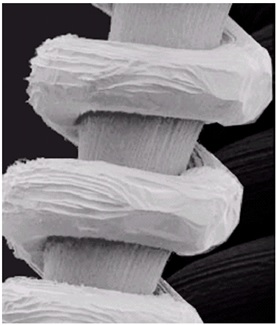
#> input picture Assignment2/test/test.jpg, 276 x 325 px
$ python testtest.py
#> lines starting #> are read from the running program, lines starting #| are printed output that depends on the picture
import cv2
import numpy as np
import matplotlib.pyplot as plt
# from scipy.ndimage import uniform_filter

def global_histogram_equalization(img):
    hist, _ = np.histogram(img.flatten(), 256, [0, 256])
#> hist = 256 values, max 6680 at index 28, min 0 at index 240, mean 350.4
    # cumulative distribution function
    cdf = hist.cumsum()
#> cdf = 256 values from 2824 to 89700
    # print("cdf : \n",cdf)
    cdf_normalized = ((cdf - cdf.min())* 255) / cdf[-1] #Normalize to range [0, 255]
#> cdf_normalized = 256 values from 0 to 247
    # print("cdf normalizaed : \n",cdf_normalized)
    img_equalized = cdf_normalized[img] # For each pixel in the img, find its corresponding equalized value in cdf_normalized.
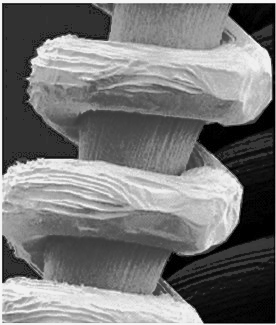
#> img_equalized: shape (325, 276) float64; min 0, max 247, mean 121.1
    return img_equalized.astype(np.uint8)

def local_histogram_equalization(img, kernel_size=5, k0=0.4, k1=0.02, k2=0.4):
#> called with kernel_size = 3, k0 = 0.4, k1 = 0.02, k2 = 0.4
    half_size = kernel_size // 2
    padded_img = np.pad(img, ((half_size, half_size), (half_size, half_size)), mode='reflect')
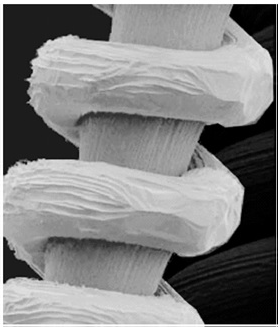
#> padded_img: shape (327, 278); min 0, max 255, mean 129.1
    img_equalized = np.copy(img)

    global_mean = np.mean(img)
#> global_mean = 128.5
    global_deviation = np.std(img)
#> global_deviation = 74.44
    global_variance = np.var(img)
#> global_variance = 5541.4

    # k0 = 0.35
    # k1 = 0.03
    # k2 = 0.5

    for i in range(half_size, img.shape[0] - half_size):
        for j in range(half_size, img.shape[1] - half_size):
            local_region = padded_img[i-half_size:i+half_size+1, j-half_size:j+half_size+1]
            local_mean = np.mean(local_region)
            local_deviation = np.std(local_region)

            # print("i,j",i,j)
            # print("global sd",global_deviation)
            # print("local sd",local_deviation)


            if local_mean < k0 * global_mean and k1 * global_deviation <= local_deviation <= k2 * global_deviation:
                hist, _ = np.histogram(local_region.flatten(), 256, [0, 256])
                cdf = hist.cumsum()
                cdf_normalized = (cdf - cdf.min()) * 255 / (cdf.max() - cdf.min())
                img_equalized[i, j] = cdf_normalized[img[i, j]]
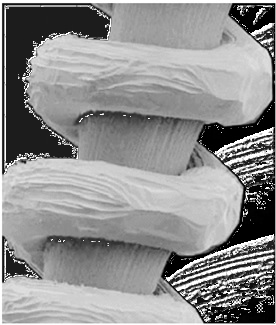
#> img_equalized: shape (325, 276); min 0, max 255, mean 143

    # [50 lines of commented-out code are left out]

    return img_equalized

image_path = 'test.jpg'
image = cv2.imread(image_path, cv2.IMREAD_GRAYSCALE)

global_hist_equalized = global_histogram_equalization(image)
local_hist_equalized_3x3 = local_histogram_equalization(image, 3)
# local_hist_equalized_7x7 = local_histogram_equalization(image, 7)
# local_hist_equalized_11x11 = local_histogram_equalization(image, 11)


cv2.imshow('Original', image)
cv2.imshow('Global Histogram Equalization', global_hist_equalized)
cv2.imshow('Local Histogram Equalization 3x3', local_hist_equalized_3x3)
# cv2.imshow('Local Histogram Equalization 7x7', local_hist_equalized_7x7)
# cv2.imshow('Local Histogram Equalization 11x11', local_hist_equalized_11x11)


cv2.waitKey(0)
cv2.destroyAllWindows()
